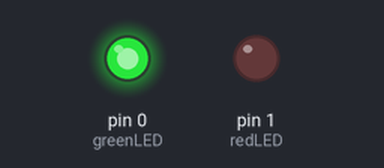
Bench run of a sketch on a simulated Arduino Uno, built with avr-gcc and run on an emulated ATmega328P. On the bench: output pins drawn as LEDs (lit = HIGH).

Above: at 4.5 s.
At 18.15 s:
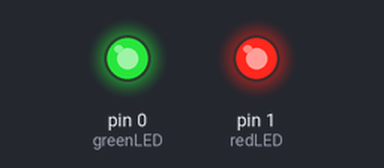
At 41.8 s:
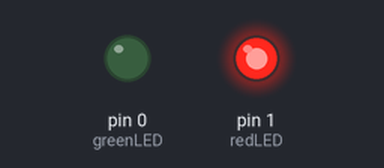
At 55.2 s:
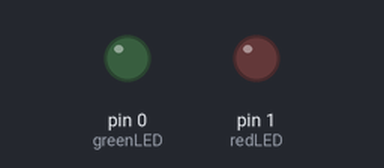
Timing chart, 0 to 72.2 s (numbered marks = the images above):
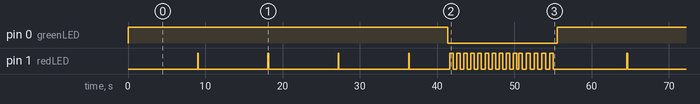

Measured:
- by itself, pin 0 (greenLED): alternates HIGH for 41.4 s and LOW for 14.1 s
- by itself, pin 1 (redLED): moves between LOW and HIGH, repeating every 55.5 s
- by itself, everything shown: repeats every 55.5 s, in 40 steps

The sketch:

hat_timer.ino
```cpp
const int stretchDuration = 45; // in seconds
#define restDuration 15 // in seconds

const int redLED = 1;
const int greenLED = 0;

void setup() {
  pinMode(redLED, OUTPUT);
  pinMode(greenLED, OUTPUT);
}

void loop() {
  stretch();
  tenSeconds();
  tenSeconds();
  tenSeconds();
  tenSeconds();
  delay(5000);
  for(int i = 0; i < restDuration - 5; i++){
      rest();
  }
  fiveSeconds();

}

void fiveSeconds(){
  for(int i = 0; i < 5; i++){
  digitalWrite(redLED, 1);
  //digitalWrite(greenLED, 0);
  delay(500);
  digitalWrite(redLED, 0);
  //digitalWrite(greenLED, 1);
  delay(500);
  }

}

void tenSeconds(){
  delay(9000);
  digitalWrite(redLED, 1);
  delay(100);
  digitalWrite(redLED, 0);

}

void stretch() {
  digitalWrite(greenLED, 1);
  digitalWrite(redLED, 0);
}


void rest() {
  digitalWrite(greenLED, 0);
  for(int i = 0; i <= 255; i++){
    //analogWrite(greenLED, 255-i);
    analogWrite(redLED, i);
    delayMicroseconds(1776);
  }
  for(int i = 255; i >= 0; i--){
    //analogWrite(greenLED, 255-i);
    analogWrite(redLED, i);
    delayMicroseconds(1776);
  }

}
```
